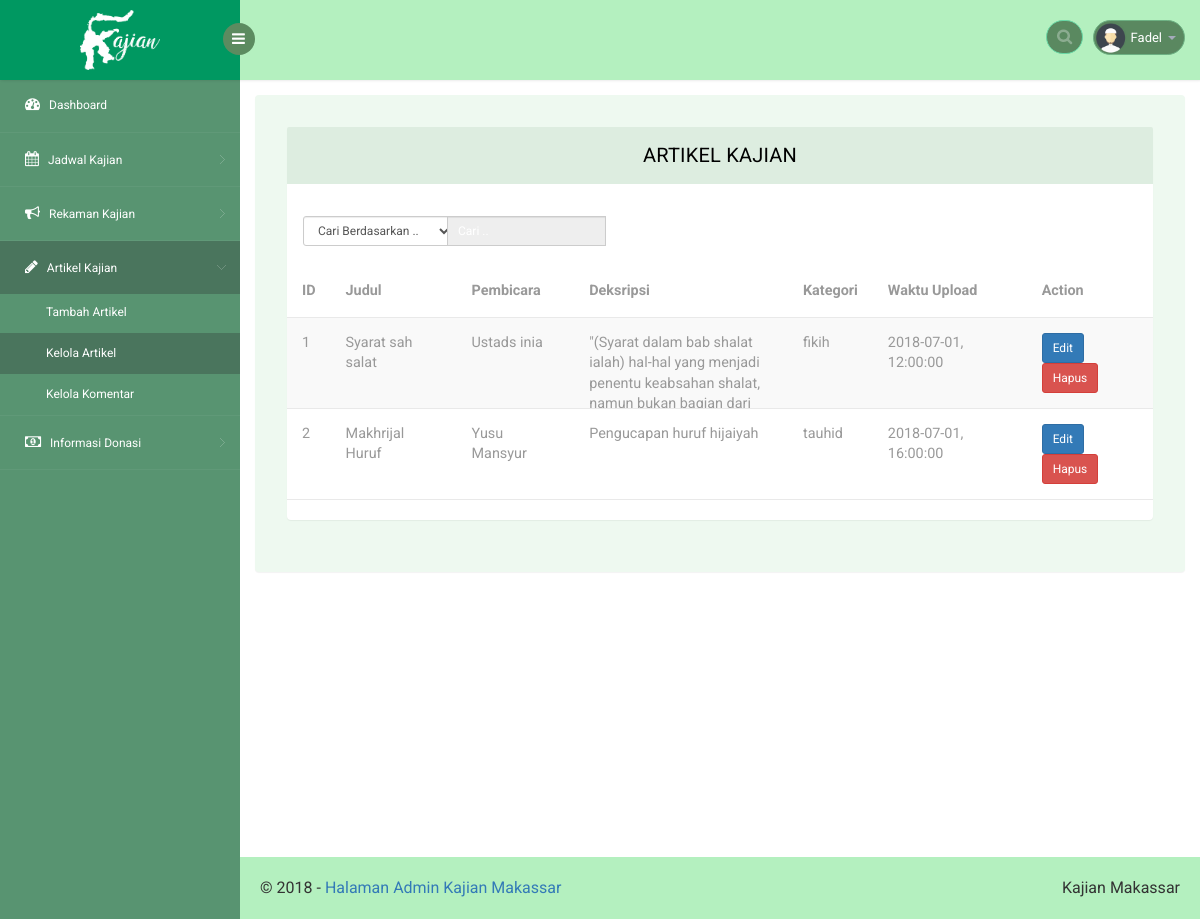
The app's page /artikelkajian.php (signed in), older data.
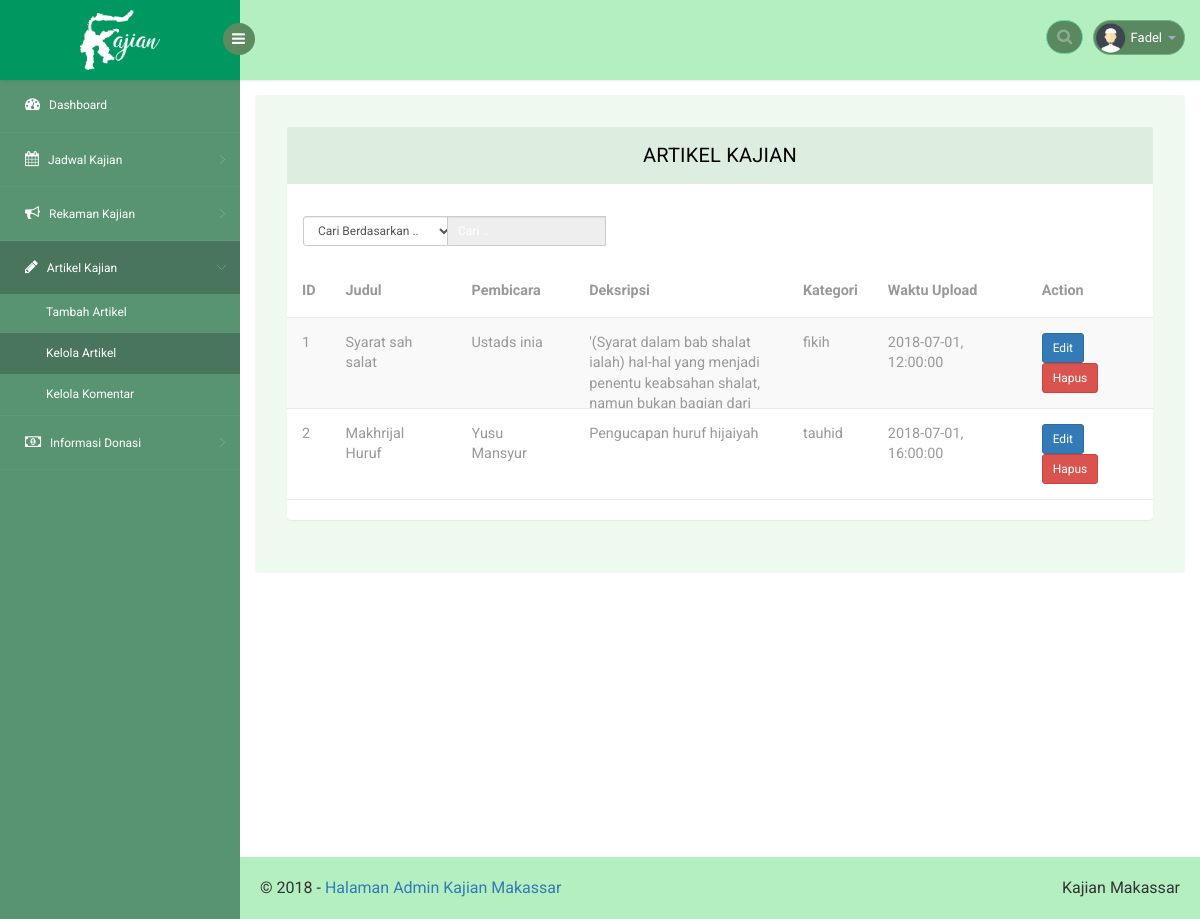
The same page, newer data.
### tables this page shows
CREATE TABLE `artikel_kajian` (
  `id` int(11) NOT NULL,
  `judul` varchar(500) NOT NULL,
  `pembicara` varchar(250) NOT NULL,
  `deskripsi` text NOT NULL,
  `kategori` enum('aqidah','tauhid','fikih','tematik') NOT NULL,
  `tanggal` date NOT NULL,
  `jam` time NOT NULL
);

### web/connect.php (called while the page is built, shortened)
<?php
	$ip = "localhost";
	$link = "http://".$ip."/kajian-sunnah/web";
 ?>

### web/artikelkajian.php (the view, shortened to what this page needs)
<?php
include "connect.php";
if (!isset($_SESSION['nama_user'])) {
  header('location:'.$link.'/login.php');
}elseif (isset($_SESSION['nama_user'])) {
 ?>
 <!DOCTYPE html>
 <head>
    <link rel="stylesheet" href="css/bootstrap.min.css" >
    <link href="css/style.css" rel='stylesheet' type='text/css' />
    <link href="css/style-responsive.css" rel="stylesheet"/>
    <link rel="stylesheet" href="css/font.css" type="text/css"/>
    <link href="css/font-awesome.css" rel="stylesheet">
    <link rel="stylesheet" href="css/morris.css" type="text/css"/>
    <link rel="stylesheet" href="css/monthly.css">
</head>
<body>
    <section id="container">
        <header class="header fixed-top clearfix">
            <div class="brand">
                <a href="index.php" class="logo">
                    <b><img src="images/text-logo.png" style="width:80px;left:50%;top:50%;position:absolute;margin-top:-30px;margin-left:-40px" alt=""></b>
                </a>
                <div class="sidebar-toggle-box">
                    <div class="fa fa-bars"></div>
                </div>
            </div>
            <div class="top-nav clearfix">
                <ul class="nav pull-right top-menu">
                    <li>
                        <input type="text" class="form-control search" placeholder=" Search">
                    </li>
                    <li class="dropdown">
                        <a data-toggle="dropdown" class="dropdown-toggle" href="#">
                            <img alt="" src="images/2.png">
                            <span class="username"><?php echo $_SESSION['nama_user']; ?></span>
                            <b class="caret"></b>
                        </a>
                    </li>
                </ul>
            </div>
        </header>
        <aside>
            <div id="sidebar" class="nav-collapse">
                <div class="leftside-navigation">
                    <ul class="sidebar-menu" id="nav-accordion">
                        <li>
                            <a href="index.php">
                                <i class="fa fa-dashboard"></i>
                                <span>Dashboard</span>
                            </a>
                        </li>
                        <li class="sub-menu">
                          <a href="javascript:;">
                            <i class="fa fa-calendar"></i>
                            <span>Jadwal Kajian</span>
                          </a>
                        </li>
                        <li class="sub-menu">
                          <a href="javascript:;">
                            <i class="fa fa-bullhorn"></i>
                            <span>Rekaman Kajian</span>
                          </a>
                        </li>
                        <li class="sub-menu">
                          <a class="active" href="javascript:;">
                            <i class="fa fa-pencil"></i>
                            <span>Artikel Kajian</span>
                          </a>
                          <ul class="sub">
                            <li><a href="tambahartikel.php">Tambah Artikel</a></li>
                            <li><a class="active" href="artikelkajian.php">Kelola Artikel</a></li>
                            <li><a href="komentarartikel.php">Kelola Komentar</a></li>
                          </ul>
                        </li>
                        <li class="sub-menu">
                          <a href="javascript:;">
                            <i class="fa fa-money"></i>
                            <span>Informasi Donasi</span>
                          </a>
                        </li>
                    </ul>
                </div>
            </div>
        </aside>
        <section id="main-content">
         <section class="wrapper">
          <div class="table-agile-info">
           <div class="panel panel-default">
              <div class="panel-heading">
               Artikel Kajian
              </div>
              <div class="row w3-res-tb">
                <div class="col-sm-2 m-b-xs">
                  <select id="indeks" onchange="FunctionOnChange()" class="input-sm form-control w-sm inline v-middle">
                    <option value="0">Cari Berdasarkan ..</option>
                  </select>
                </div>
                <div class="col-sm-3">
                  <div class="input-group">
                    <input id="myInput" type="text" onkeyup="myFunction()" class="input-sm form-control" placeholder="Cari .." disabled>
                  </div>
                </div>
              </div>
              <div>
                <div class="table-responsive">
                <table id="myTable" class="table table-striped b-t b-light" >
                  <thead>
                    <tr>
                      <th data-breakpoints="xs">ID</th>
                      <th>Judul</th>
                      <th>Pembicara</th>
                      <th data-breakpoints="xs">Deksripsi</th>
                      <th >Kategori</th>
                      <th data-breakpoints="xs">Waktu Upload</th>
                      <th >Action</th>
                    </tr>
                  </thead>
                  <tbody>
                    <?php
                      $query = "SELECT * FROM artikel_kajian";
                      $result = $conn->query($query);
                      while ($row = $result->fetch_assoc()) {
                     ?>
                    <tr>
                      <td><?php echo $row['id']; ?></td>
                      <td>
                        <div class="table-cell-inner"><?php echo $row['judul']; ?></div>
                      </td>
                      <td><?php echo $row['pembicara']; ?></td>
                      <td data-breakpoints="xs">
                        <div class="table-cell-inner"><?php echo $row['deskripsi']; ?></div>
                      </td>
                      <td><?php echo $row['kategori']; ?></td>
                      <td><?php echo $row['tanggal'].", ".$row['jam']; ?></td>
                      <td>
                        <button type="button" class="btn btn-sm btn-primary" data-toggle="modal" data-target="#myModal<?php echo $row['id'] ?>">Edit</button>
                        <a onclick="return confirm('Hapus Artikel <?php echo $row['judul']; ?>?')" href="<?php echo $link; ?>/proses/crud-artikel.php?hapus=<?php echo $row['id'] ?>"><button type="button" class="btn btn-sm btn-danger">Hapus</button></a>
                      </td>
                    </tr>
                    <?php } ?>
                  </tbody>
                </table></div>
              </div>
            </div>
          </div>
         </section>
         <div class="footer" style="margin-top:200px">
            <div class="pull-right d-none d-sm-inline-block">Kajian Makassar
            </div>
            &copy; 2018 - <a href="#">Halaman Admin Kajian Makassar</a>
          </div>
       </section>
</section>
</body>
</html>
<?php
}
?>

Row changes from the older to the newer data that the page shows:
changed artikel_kajian "Syarat sah salat": deskripsi "\"(Syarat dalam bab shalat ialah) hal-hal yang menjadi penentu keabsahan shalat, namun bukan bagian dari…" → "'(Syarat dalam bab shalat ialah) hal-hal yang menjadi penentu keabsahan shalat, namun bukan bagian dari…"
